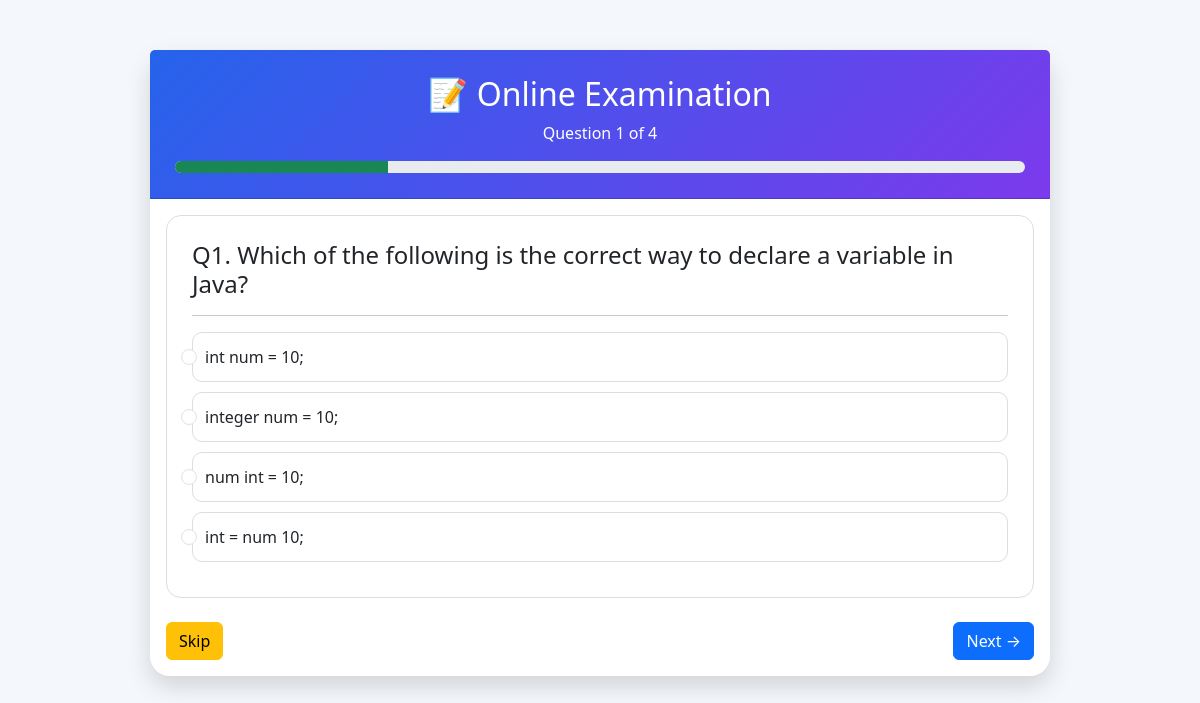
The page /exam/1/1 (signed in) on the database its author committed.
### models.py (models this page shows)
class Question(db.Model):
    id = db.Column(db.Integer, primary_key=True)
    exam_id = db.Column(db.Integer)
    question = db.Column(db.Text)
    option_a = db.Column(db.String(200))
    option_b = db.Column(db.String(200))
    option_c = db.Column(db.String(200))
    option_d = db.Column(db.String(200))
    correct_answer = db.Column(db.String(1))

### app.py (the view)
@app.route("/exam/<int:exam_id>/<int:question_no>", methods=["GET","POST"])
def exam_question(exam_id, question_no):
    if "student_id" not in session:
        return redirect("/student_login")
    questions = Question.query.filter_by(
        exam_id=exam_id
    ).all()
    total_questions = len(questions)
    if total_questions == 0:
        return "No Question Found"
    if question_no > total_questions:
        return redirect(f"/finish_exam/{exam_id}")
    question = questions[question_no-1]
    progress = int(question_no*100/total_questions)
    if request.method=="POST":
        answers=session.get("exam_answers",{})
        answers[str(question.id)] = request.form.get("answer")
        session["exam_answers"]=answers
        return redirect(f"/exam/{exam_id}/{question_no+1}")
    return render_template(
        "exam_question.html",
        question=question,
        question_no=question_no,
        total_questions=total_questions,
        exam_id=exam_id,
        progress=progress
    )

### templates/exam_question.html (shortened to what this page needs)
<!DOCTYPE html>
<html>
<head>
    <link href="https://cdn.jsdelivr.net/npm/bootstrap@5.3.3/dist/css/bootstrap.min.css" rel="stylesheet">
</head>
<body>
<div class="container">
<div class="card exam-card">
<div class="card-header">
<h2>📝 Online Examination</h2>
<p>
Question {{ question_no }} of {{ total_questions }}
</p>
<div class="progress">
    <div
        class="progress-bar bg-success"
        role="progressbar"
        style="width: {{ progress }}%;">
    </div>
</div>
</div>
<div class="card-body">
<form method="POST">
<div class="question-box">
<h4>
Q{{ question_no }}.
{{ question.question }}
</h4>
<hr>
<div class="form-check">
<input
class="form-check-input"
type="radio"
name="answer"
value="A">
<label class="form-check-label">
{{ question.option_a }}
</label>
</div>
<div class="form-check">
<input
class="form-check-input"
type="radio"
name="answer"
value="B">
<label>
{{ question.option_b }}
</label>
</div>
<div class="form-check">
<input
class="form-check-input"
type="radio"
name="answer"
value="C">
<label>
{{ question.option_c }}
</label>
</div>
<div class="form-check">
<input
class="form-check-input"
type="radio"
name="answer"
value="D">
<label>
{{ question.option_d }}
</label>
</div>
</div>
<br>
<div class="d-flex justify-content-between">
<button
name="action"
value="skip"
class="btn btn-warning">
Skip
</button>
{% if question_no == total_questions %}
<button
class="btn btn-success">
Finish Exam
</button>
{% else %}
<button
class="btn btn-primary">
Next →
</button>
{% endif %}
</div>
</form>
</div>
</div>
</div>
</body>
</html>

### templates/exam_question.html (style rules this page uses)
body { background:#f4f7fb; }
.exam-card { max-width:900px; margin:auto; margin-top:50px; border:none; border-radius:20px; box-shadow:0 10px 25px rgba(0,0,0,.15); }
.card-header { background:linear-gradient(135deg,#2563eb,#7c3aed); color:white; text-align:center; padding:25px; }
.question-box { background:#fff; border-radius:15px; padding:25px; border:1px solid #ddd; }
.form-check { padding:12px; border:1px solid #ddd; border-radius:10px; margin-bottom:10px; transition:.3s; }
.progress { height:12px; border-radius:20px; }

### rows shown on the page
Question: question "Which of the following is the correct way to declare a variable in Java?", option_a "int num = 10;", option_b "integer num = 10;", option_c "num int = 10;", option_d "int = num 10;"

### other values the page prints
{{ question_no }} "1"
{{ total_questions }} "4"
